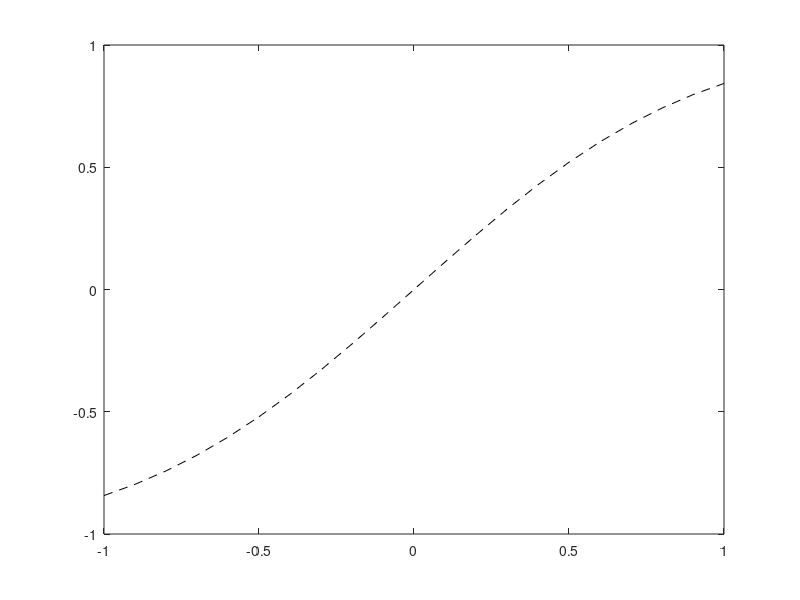

The MATLAB source for this figure: (Note: this script raises an error after producing the figure.)
% program ma przybliżać matlabową funkcję erf(x)
x = -1 : 0.1 : 1;
y = erf(x);
plot(x,y,'k--');
hold on
% prosciej Czybyszew(@(x)erf(x),8)


% ułożenie równania samemu
% najpierw trzeba policzyć całke
syms x t
% wyrażenie podcałkowe
wyrazenie = exp(-t.^2);

% jakis przedział x:
x2 = -1 : 0.1 : 1;

% okreslenie jak wyglada cała funkcja
y2 = (2 / sqrt(pi)) * int(wyrazenie,[0,x]);
% fplot(y2,'b'); -> tym można wyswietlić naszą funkcje
% wyświetla sie normalnie ale nie moge zastosować na niej metody

% teraz przybliżanie metodą z poprzedniego zadania
Czybyszew((2 / sqrt(pi)) * int(wyrazenie,[0,x]),8);